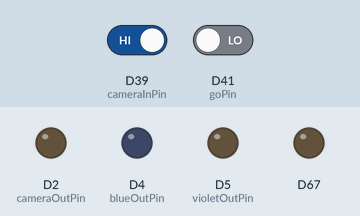
This sketch was run on a simulated Arduino Due. Shown: output pins drawn as LEDs (lit = HIGH). Dashed ring = blinking. The inputs (shaded band) are chosen by the test bench; at power-on: D41 (goPin) LOW, D39 (cameraInPin) HIGH.

Above: at 1.2 s.
1.3 s: D41 (goPin) driven HIGH
At 1.35 s:
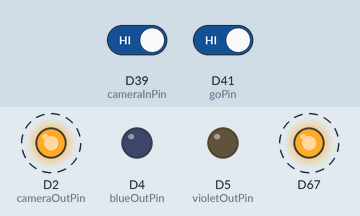
4.3 s: D39 (cameraInPin) driven LOW
At 4.46 s:
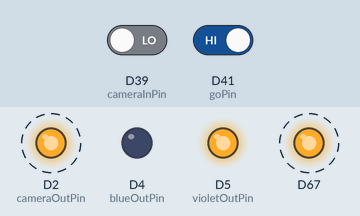
7.3 s: D41 (goPin) driven LOW
At 8.5 s:
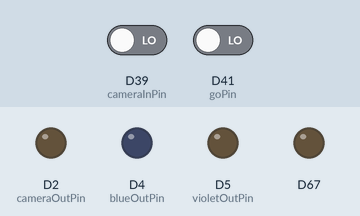
Timing chart, 0 to 10.3 s (numbered marks = the images above; inputs shaded):
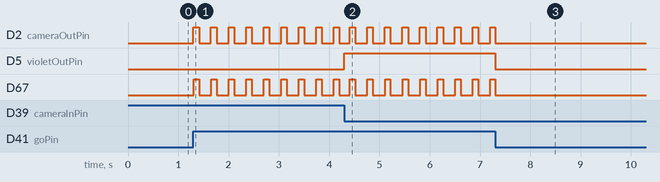

Measured:
- after the input at 1.3 s, D2 (cameraOutPin), D67: alternates HIGH for 0.11 s and LOW for 0.24 s, starting at once
- after the input at 4.3 s, D5 (violetOutPin): LOW → HIGH at once
- after the input at 7.3 s, D2 (cameraOutPin), D67: goes on until 7.3 s, then stays LOW; D5 (violetOutPin): HIGH → LOW at once

The sketch:

arduino_due_sqw_trpw_alternate.ino
```cpp
#include "sq_wave.h"
#include "trp_wave.h"


volatile int i = 0;
volatile int j = 0;

const int goPin = 41; // pin for experiment

const int cameraOutPin = 2;

const int cameraInPin = 39;       // pin for "all lines exposing"
const int blueOutPin = 4;        // pin for blue's Gate1
const int violetOutPin = 5;      // pin for purple's Gate1
const uint8_t rampLightPin = DAC1;  // pin for ramping light

int flipflopState = 0;
int lastPCOstate = 0;
int currentPCOstate = 0;

void setup() {

  pinMode(goPin, INPUT);
  pinMode(cameraInPin, INPUT);
  pinMode(blueOutPin, OUTPUT);
  pinMode(violetOutPin, OUTPUT);
  Serial.begin(9600);
  flipflopState = 0;

  analogWriteResolution(12);

  pinMode(rampLightPin,OUTPUT);
  analogWrite(rampLightPin,0);

  pinMode(cameraOutPin,OUTPUT);
  analogWrite(cameraOutPin,0);
}

void loop() {

  if (digitalRead(goPin)==HIGH) {
    digitalWrite(cameraOutPin, waveformsTable_sq_wave[i]);  // write the selected waveform on DAC
    i++;
    if (i==512)
      i=0;

    analogWrite(rampLightPin, waveformsTable_trp_wave[j]);  // write the selected waveform on DAC
    j++;
    if (j==512)
      j=0;

    delayMicroseconds(17); // to slow it down so it's at 70Hz


  } else {
    // If GO pin is low, write all pins to low
    digitalWrite(blueOutPin, LOW);
    digitalWrite(violetOutPin, LOW);
    digitalWrite(cameraOutPin, LOW);
    analogWrite(rampLightPin,0);
    flipflopState = 0;
  }

// Flip lights between blue and violet whenever cameraInPin goes low
  currentPCOstate = digitalRead(cameraInPin);

  if ((currentPCOstate==LOW) & (lastPCOstate==HIGH)) {
    flipflopState = (flipflopState+1) % 2;
    if (flipflopState==0) {
      digitalWrite(blueOutPin, HIGH);
      digitalWrite(violetOutPin, LOW);
    } else {
      digitalWrite(blueOutPin, LOW);
      digitalWrite(violetOutPin, HIGH);
    }
  }

  lastPCOstate = currentPCOstate;

}
```

Source omitted: sq_wave.h (data table, 4308 bytes), trp_wave.h (data table, 4311 bytes)
